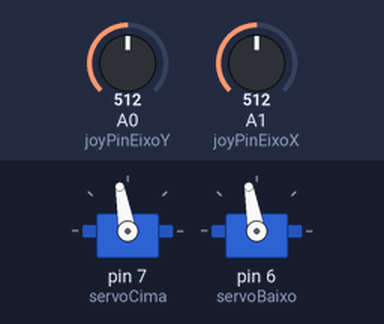
A sketch run on a simulated Arduino Uno, built with avr-gcc and run on an emulated ATmega328P. Shown: 2 × servo. The test bench sets the inputs (shaded band); at power-on: A0 (joyPinEixoY) = 512, A1 (joyPinEixoX) = 512.

Above: at 1.2 s.
1.3 s: A0 (joyPinEixoY) set to 306
At 1.6 s:
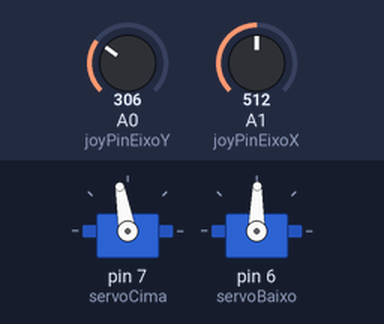
2.8 s: A1 (joyPinEixoX) set to 306
At 3.9 s:
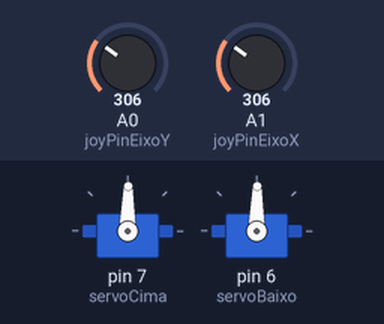
4.3 s: A0 (joyPinEixoY) set to 0
At 5.5 s:
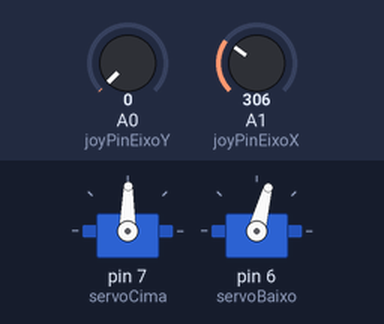
5.8 s: A1 (joyPinEixoX) set to 0
At 6.9 s:
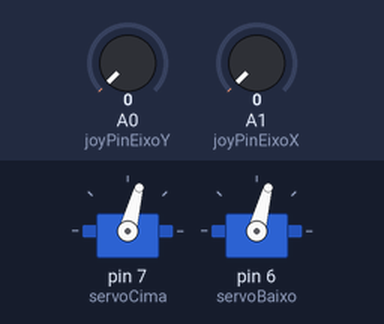
7.3 s: A0 (joyPinEixoY) set to 122
At 8.0 s:
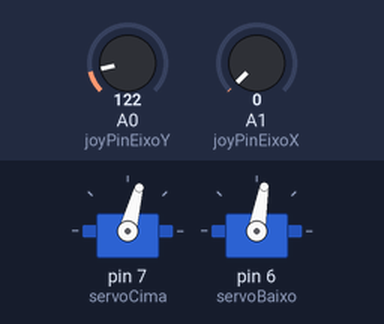
8.8 s: A1 (joyPinEixoX) set to 1023
At 9.2 s:
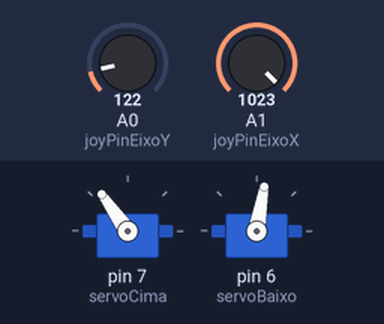
Timing chart, 0 to 11.3 s (numbered marks = the images above; inputs shaded):
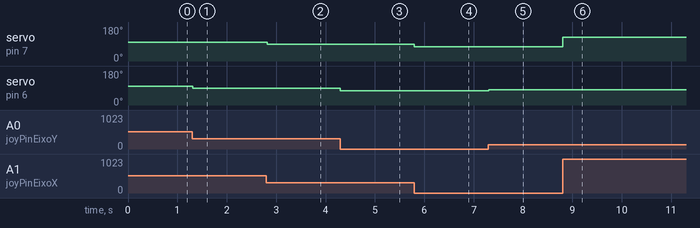

Measured:
- after the input at 1.3 s, servo on pin 6 (servoBaixo): 100° → 89° at once
- after the input at 2.8 s, servo on pin 7 (servoCima): 100° → 89° at once
- after the input at 4.3 s, servo on pin 6 (servoBaixo): 89° → 75° at once
- after the input at 5.8 s, servo on pin 7 (servoCima): 89° → 75° at once
- after the input at 7.3 s, servo on pin 6 (servoBaixo): 75° → 80° at once
- after the input at 8.8 s, servo on pin 7 (servoCima): 75° → 125° at once

The sketch:

Maze_Arduino_bSides0xF.ino
```cpp
/*
  Rev. 00 - 19/05/2018
  by Marcelo Campos - Garoa Hacker Clube
  Arquivos impressão 3D: https://github.com/MarceloCampos/

*/

#include <Servo.h>

Servo servoCima;
Servo servoBaixo;

int joyPinEixoX = 1;        // Joystick eixo X
int joyPinEixoY = 0;        // Joystick eixo Y
int val_X;
int val_Y;

void setup() {
  servoCima.attach(7);      // attaches the servo on pin x to the servo object
  servoBaixo.attach(6);
}

void loop() {
  val_X = analogRead(joyPinEixoX);          //
  val_Y = analogRead(joyPinEixoY);

  val_X = map(val_X, 0, 1023, 75, 125);     //
  val_Y = map(val_Y, 0, 1023, 75, 125);

  servoCima.write(val_X);                   //
  servoBaixo.write(val_Y);

  delay(15);                                // espera
}
```
